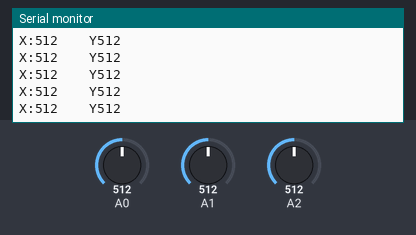
The sketch below on a simulated Arduino Uno, built with avr-gcc and run on an emulated ATmega328P. Parts: the last lines printed to the serial monitor. The inputs (shaded band) are chosen by the test bench; at power-on: A1 = 512, A0 = 512, A2 = 512. No radio packets arrive unless stated.

Above: at 5.9 s.
6.0 s: A1 set to 989
At 6.14 s:
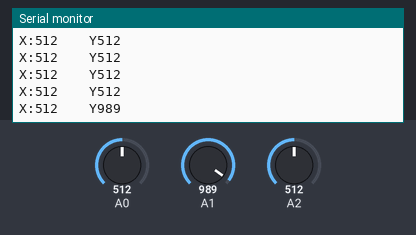
7.5 s: A1 set to 1011
At 7.57 s:
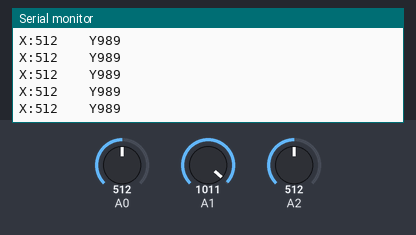
Timing chart, 0 to 10.5 s (numbered marks = the images above; inputs shaded):
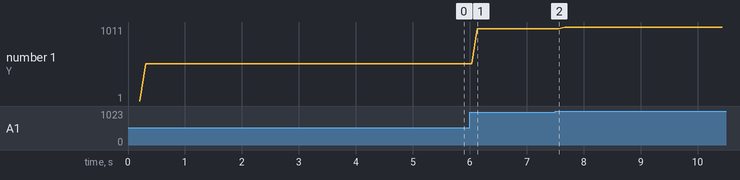

The sketch:

proj.ino
```cpp
/*
 * If you use the serial monitor for debugging remember to ster the baud rate to 115200.
 * The modules are set to only one-way communication. That means that the controller can only transmit and the tank can only receive.
 * If you wish to change this for two-way communication there is plenty of documentation to do so on the internet and in examples.
 *
 * This program reads the analog input of the joystick and sends it in packets to te tank.
 */
#include <SPI.h>
#include "RF24.h"

RF24 myRadio (7, 8);
byte addresses[6] = {"0"};

struct Package
{
  int X=1;
  int Y=1;
  int Z=1;

};


Package data;


void setup()
{
  Serial.begin(115200);
  delay(100);
  myRadio.begin();
  myRadio.setChannel(115);
  myRadio.setPALevel(RF24_PA_MAX);
  myRadio.setDataRate( RF24_250KBPS ) ;
  myRadio.openWritingPipe( addresses[1]);
  delay(100);
}

void loop()
{


  Serial.print("X:");
  Serial.print(data.X);
  Serial.print("    Y");
  Serial.println(data.Y);
  data.X = analogRead(A0);
  data.Y = analogRead(A1);
  data.Z = analogRead(A2);
  myRadio.write(&data, sizeof(data));
  delay(100);
}
```

Measured:
- after the input at 6.0 s, the serial monitor: prints a new line after 0.14 s (image 1)
- plotted number 1: 512 → 989 after the input at 6.0 s, 989 → 1011 after the input at 7.5 s
